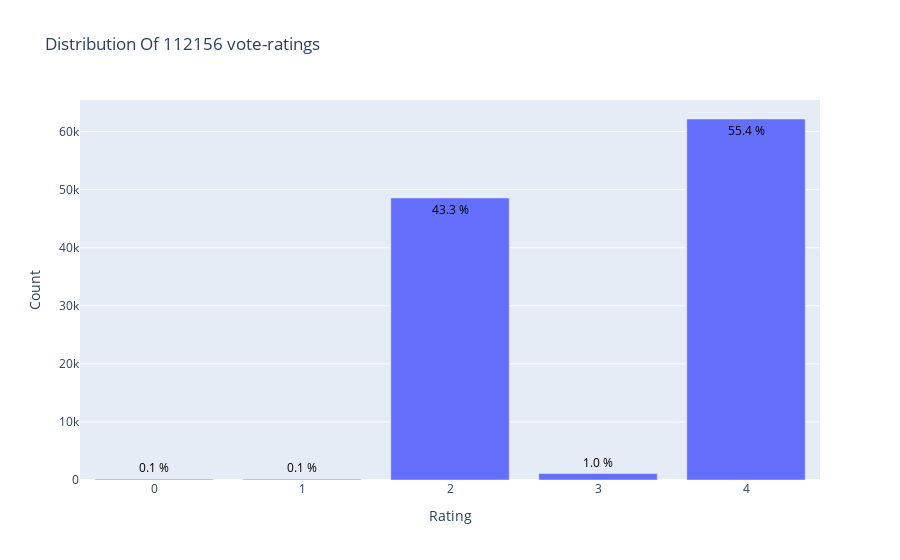

Notebook source saved alongside this figure:
### Code cell
data = dfP['vote_enc'].value_counts().sort_index(ascending=False)
trace = go.Bar(x = data.index,
               text = ['{:.1f} %'.format(val) for val in (data.values / dfP.shape[0] * 100)],
               textposition = 'auto',
               textfont = dict(color = '#000000'),
               y = data.values,
               )
# Create layout
layout = dict(title = 'Distribution Of {} vote-ratings'.format(dfP.shape[0]),
              xaxis = dict(title = 'Rating'),
              yaxis = dict(title = 'Count'))
# Create plot
fig = go.Figure(data=[trace], layout=layout)
iplot(fig)

### Figure 1 — Plotly figure (JSON) as saved in the notebook; plotly's stock layout.template omitted (floating-point values rounded to 4 significant figures)
{"data": [{"text": ["55.4 %", "1.0 %", "43.3 %", "0.1 %", "0.1 %"], "textfont": {"color": "#000000"}, "textposition": "auto", "type": "bar", "x": [4, 3, 2, 1, 0], "y": [62169, 1113, 48579, 146, 149]}], "layout": {"title": {"text": "Distribution Of 112156 vote-ratings"}, "xaxis": {"title": {"text": "Rating"}}, "yaxis": {"title": {"text": "Count"}}}}
